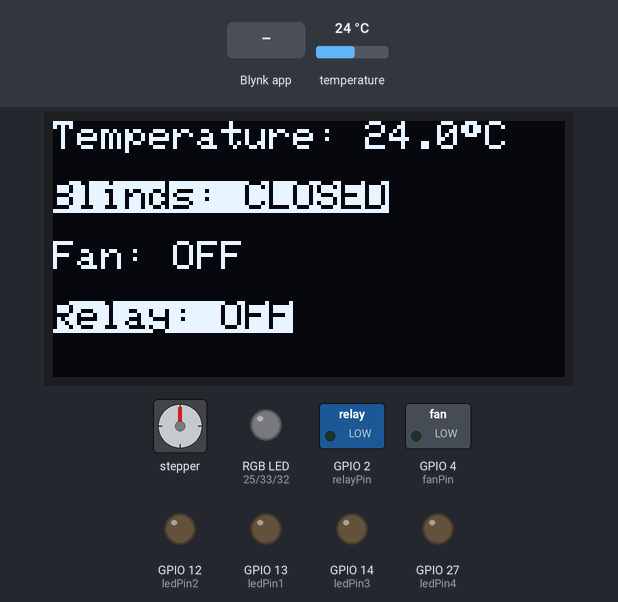
Recording of a sketch running on a simulated ESP32. Parts: 128×64 one-colour display, stepper motor, switched loads named in the sketch (green lamp = pin HIGH), an RGB LED mixed from three pins (HIGH = lit), output pins drawn as LEDs (lit = HIGH). The inputs (shaded band) are chosen by the test bench; at power-on: temperature 24 °C. WiFi joins after 1.5 s; servers stay silent unless stated; stepper angles assume 2048 steps per turn; what the sketch prints to the serial monitor is not drawn.

Above: at 3.0 s.
3.1 s: temperature set to 24.6 °C
13.4 s: temperature set to 25.4 °C
At 23.2 s:
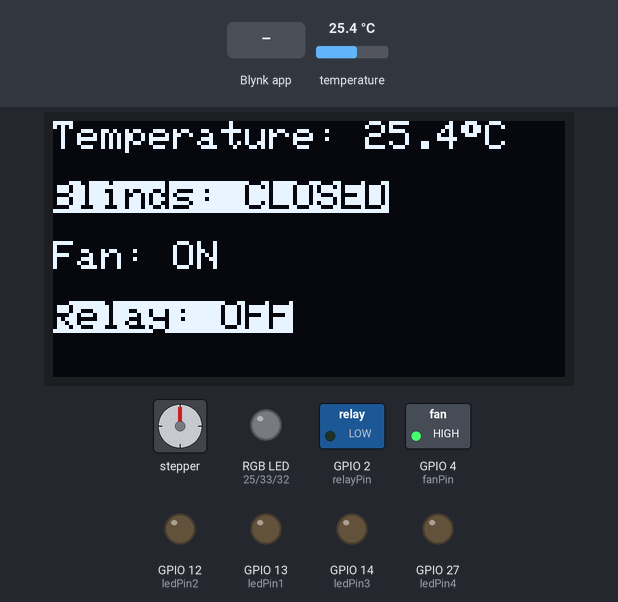
23.5 s: Blynk app writes 1 to V6
At 24.2 s:
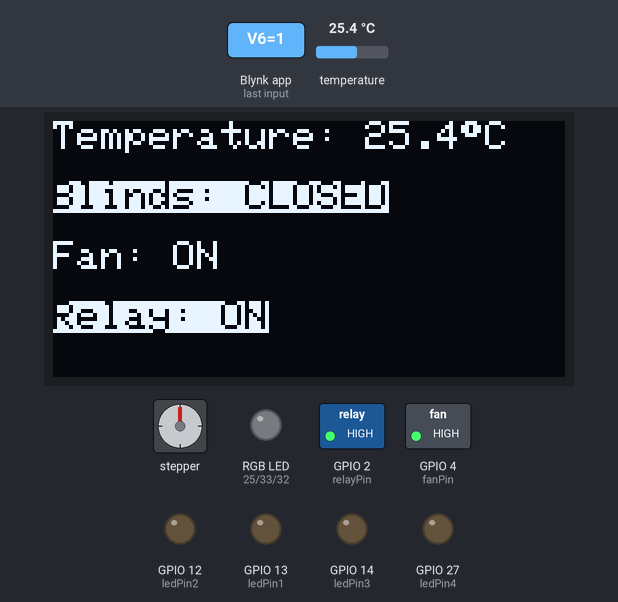
25.1 s: temperature set to 12 °C
At 33.2 s:
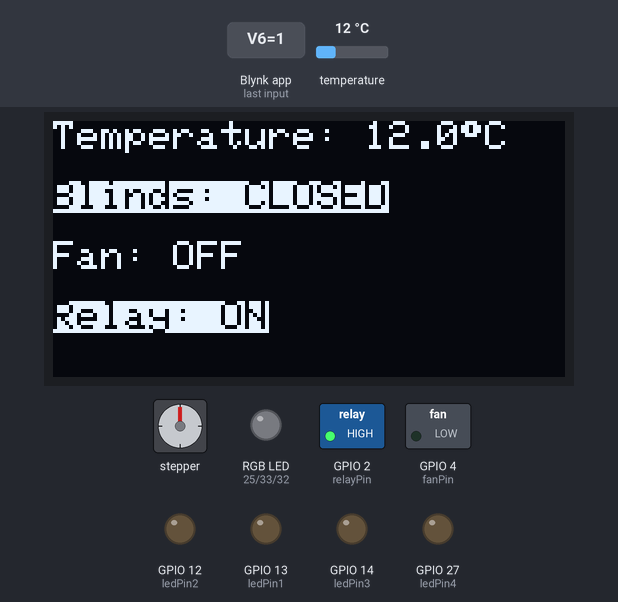
33.5 s: Blynk app writes 0 to V4
At 34.01 s:
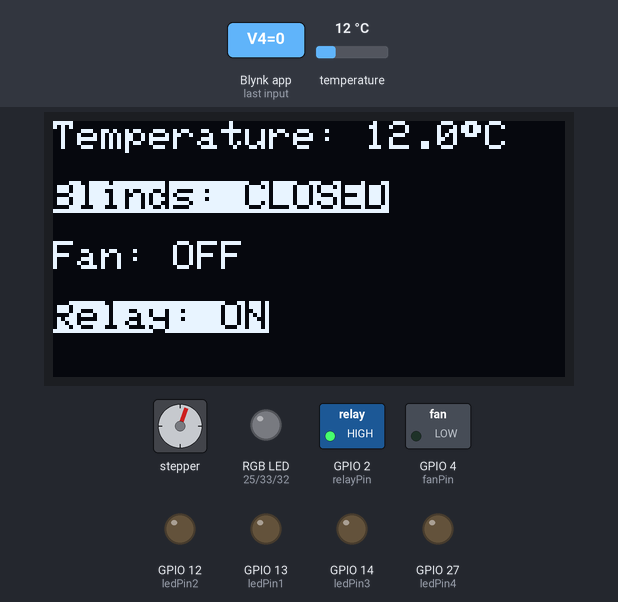
35.9 s: Blynk app writes 0 to V6
At 46.5 s:
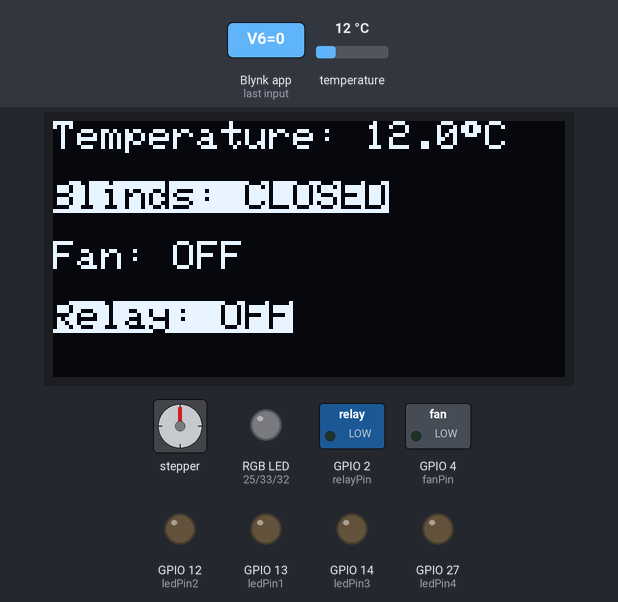
Timing chart, 0 to 47.1 s (numbered marks = the images above; inputs shaded):
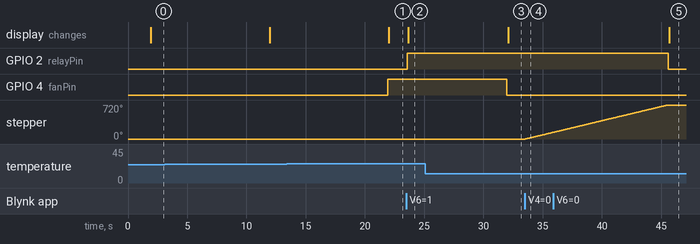

The sketch:

ESP32.ino
```cpp
/*
 * Smart IoT Bedroom
 * Made by Dries Debouver in March 2020
 */

#include <WiFi.h>
#include <WiFiClient.h>
#include <BlynkSimpleEsp32.h>
#include <Wire.h>
#include <SPI.h>
#include <Adafruit_BMP280.h>
#include <Adafruit_SSD1306.h>
#include <Stepper.h>

//OLED:
#define SCREEN_WIDTH 128 // OLED display width, in pixels
#define SCREEN_HEIGHT 64 // OLED display height, in pixels
Adafruit_SSD1306 display(SCREEN_WIDTH, SCREEN_HEIGHT, &Wire, -1);

//Blynk:
char auth[] = "...";
char ssid[] = "...";
char pass[] = "...";
BlynkTimer timer;

//BMP280:
Adafruit_BMP280 bmp;
float bmpTemp;
int bmpTime = 0;

//Fan:
const int fanPin = 4;
int fan;

//Relay
const int relayPin = 2;
int relay = 0;
int relayStatus = 0;

//Stepper:
const int stepsPerRevolution = 2048; //number of steps per rotation: 2048 = 360°
const int in1 = 5;
const int in2 = 18;
const int in3 = 19;
const int in4 = 23;
Stepper stepper = Stepper(stepsPerRevolution, in1, in3, in2, in4);
int blindsStepper;
float blinds;

//RGB LED:
int red;
int green;
int blue;
const int redPin = 25;
const int greenPin = 33;
const int bluePin = 32;
const int freq = 5000;
const int redChannel = 0;
const int greenChannel = 1;
const int blueChannel = 2;
const int resolution = 8;

//LED'S:
const int ledPin1 = 13;
const int ledPin2 = 12;
const int ledPin3 = 14;
const int ledPin4 = 27;
WidgetLED led1(V7);
WidgetLED led2(V8);
WidgetLED led3(V9);

//Blynk: this functions will be called every time there is something controlled in the Blynk app:
//Blinds:
BLYNK_WRITE(V4) {
  blindsStepper = param.asInt(); //Assigning incoming value from the slider (Pin V3) to a variable called 'blindsStepper'
  //Blinds down:
  if (blindsStepper == 0) {
    Serial.println("Blinds going down...");
    stepper.step(stepsPerRevolution);
    stepper.step(stepsPerRevolution);
    blinds = 0;
  }
  //Blinds half:
  if (blindsStepper == 50) {
    //If they are down:
    if (blinds == 0) {
      Serial.println("Blinds going half...");
      stepper.step(-stepsPerRevolution);
      blinds = 50;
    }
    //If they are up:
    if (blinds == 100) {
      Serial.println("Blinds going half");
      stepper.step(stepsPerRevolution);
      blinds = 50;
    }
  }
  //Blinds up:
  if (blindsStepper == 100) {
    Serial.println("Blinds going up...");
    stepper.step(-stepsPerRevolution);
    stepper.step(-stepsPerRevolution);
    blinds = 100;
  }
}

//RGB Led:
BLYNK_WRITE(V5) {
  red = param[0].asInt();
  green = param[1].asInt();
  blue = param[2].asInt();
  ledcWrite(redChannel, red);
  ledcWrite(greenChannel, green);
  ledcWrite(blueChannel, blue);
}

//Relay:
BLYNK_WRITE(V6) {
  relay = param.asInt();
  if (relay == 0) {
    digitalWrite(relayPin, LOW);
    relayStatus = 0;
  }
  if (relay == 1) {
    digitalWrite(relayPin, HIGH);
    relayStatus = 1;
  }
}

void myTimerEvent() {
  Blynk.virtualWrite(V10, millis() / 1000);
}

void setup() {
  Serial.begin(9600);
  pinMode(fanPin, OUTPUT);
  pinMode(relayPin, OUTPUT);
  pinMode(redPin, OUTPUT);
  pinMode(greenPin, OUTPUT);
  pinMode(bluePin, OUTPUT);
  pinMode(ledPin1, OUTPUT);
  pinMode(ledPin2, OUTPUT);
  pinMode(ledPin3, OUTPUT);
  pinMode(ledPin4, OUTPUT);

  //RGB LED:
  ledcSetup(redChannel, freq, resolution);
  ledcSetup(greenChannel, freq, resolution);
  ledcSetup(blueChannel, freq, resolution);
  ledcAttachPin(redPin, redChannel);
  ledcAttachPin(greenPin, greenChannel);
  ledcAttachPin(bluePin, blueChannel);

  //BMP280 Sensor:
  if (!bmp.begin()) {
    Serial.println(F("Could not find a valid BMP280 sensor, check wiring!"));
    while (1) delay(10);
  }

  //SSD1306 OLED:
  if (!display.begin(SSD1306_SWITCHCAPVCC, 0x3C)) {
    Serial.println(F("SSD1306 allocation failed"));
    for (;;);
  }

  //Stepper:
  stepper.setSpeed(10); //RPM

  //Blynk:
  Blynk.begin(auth, ssid, pass);
  timer.setInterval(1000L, myTimerEvent);
}

void loop() {
  //Measure temperature from BMP280 sensor every 10 seconds:
  if (millis() > bmpTime) {
    bmpTemp = bmp.readTemperature();
    //Fan:
    if (bmpTemp > 25) {
      digitalWrite(fanPin, HIGH);
      fan = 1;
    } else {
      digitalWrite(fanPin, LOW);
      fan = 0;
    }
    Serial.print("Temperature: ");
    Serial.print(bmpTemp);
    Serial.println(" °C");
    bmpTime = millis() + 10000;
  }

  //Serial monitor print:
  Serial.println("---------------------------");
  Serial.print("Blinds: ");
  Serial.print(blindsStepper);
  Serial.println("%");
  if (blinds == 0) {
    Serial.println("Blinds: CLOSED");
  }
  if (blinds == 50) {
    Serial.println("Blinds: HALF");
  }
  if (blinds == 100) {
    Serial.println("Blinds: OPEN");
  }
  if (fan == 0) {
    Serial.println("Fan: OFF");
  }
  if (fan == 1) {
    Serial.println("Fan: ON");
  }
  if (relayStatus == 0) {
    Serial.println("Relay: OFF");
  }
  if (relayStatus == 1) {
    Serial.println("Relay: ON");
  }

  //OLED print:
  display.clearDisplay();
  display.setTextSize(1);
  display.setCursor(0, 0);
  display.setTextColor(WHITE);
  display.print("Temperature: ");
  display.print(bmpTemp, 1);
  display.print((char)247); // ' ° ' degrees symbool
  display.print("C");
  display.setCursor(0, 15);
  display.setTextColor(BLACK, WHITE);
  if (blinds == 0) {
    display.println("Blinds: CLOSED");
  }
  if (blinds == 50) {
    display.println("Blinds: HALF");
  }
  if (blinds == 100) {
    display.println("Blinds: OPEN");
  }
  display.setCursor(0, 30);
  display.setTextColor(WHITE);
  if (fan == 0) {
    display.println("Fan: OFF");
  }
  if (fan == 1) {
    display.println("Fan: ON");
  }
  display.setCursor(0, 45);
  display.setTextColor(BLACK, WHITE);
  if (relayStatus == 0) {
    display.println("Relay: OFF");
  }
  if (relayStatus == 1) {
    display.println("Relay: ON");
  }
  display.display();

  //Blynk:
  Blynk.run();
  timer.run();
  Blynk.virtualWrite(V0, bmpTemp);
  Blynk.virtualWrite(V1, blindsStepper);
  Blynk.virtualWrite(V2, fan);
  Blynk.virtualWrite(V3, relayStatus);
  int led1value = digitalRead(ledPin1);
  int led2value = digitalRead(ledPin2);
  int led3value = digitalRead(ledPin3);
  if (led1value == LOW) {
    led1.off();
  }
  if (led1value == HIGH) {
    led1.on();
  }
  if (led2value == LOW) {
    led2.off();
  }
  if (led2value == HIGH) {
    led2.on();
  }
  if (led3value == LOW) {
    led3.off();
  }
  if (led3value == HIGH) {
    led3.on();
  }
}
```

Measured:
- the behaviour switches between 25 and 25.1 °C on temperature (found by bisection; images 0 and 1)
- after the input at 13.4 s, GPIO 4 (fanPin): LOW → HIGH after 8.5 s; the display: changes after 8.6 s (image 1)
- after the input at 23.5 s, GPIO 2 (relayPin): LOW → HIGH after 0.06 s; the display: changes after 0.14 s (image 2)
- after the input at 25.1 s, GPIO 4 (fanPin): HIGH → LOW after 6.9 s; the display: changes after 7.0 s (image 3)
- after the input at 33.5 s, stepper: keeps turning clockwise at about 60°/s, starting at once
- after the input at 35.9 s, GPIO 2 (relayPin): HIGH → LOW after 9.7 s; the display: changes after 9.8 s (image 5)
